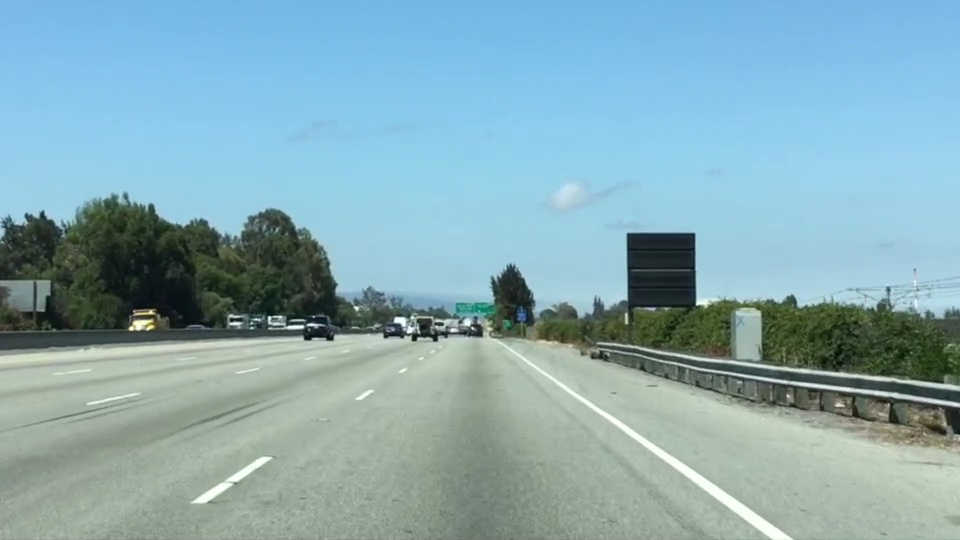
#> input picture term1/test.jpg, 960 x 540 px
$ python color_and_region_combined.py
#> lines starting #> are read from the running program, lines starting #| are printed output that depends on the picture; after the words box and inside, x2 and y2 are one past the last pixel; in counts of white or black regions, pixels touching at a corner belong together
import matplotlib.pyplot as plt
import matplotlib.image as mpimg
import numpy as np

image  = mpimg.imread('test.jpg')
#> image is the input picture: shape (540, 960, 3); mean R, G, B 135.5, 171.1, 179.2

ysize = image.shape[0]
#> ysize = 540
xsize = image.shape[1]
#> xsize = 960
colour_select = np.copy(image)
region_select = np.copy(image)
line_image = np.copy(image)

red_threshold = 200
green_threshold = 200
blue_threshold = 200
rgb_thresholds = [red_threshold, green_threshold,blue_threshold]

left_bottom = [130, 539]
right_bottom = [810, 539]
apex = [470,310]

fit_left  = np.polyfit((left_bottom[0],apex[0]),(left_bottom[1],apex[1]),1)
fit_right = np.polyfit((right_bottom[0],apex[0]),(right_bottom[1],apex[1]),1)
fit_bottom= np.polyfit((left_bottom[0],right_bottom[0]),(left_bottom[1],right_bottom[1]),1)

colour_thresholds = (image[:,:,0] < rgb_thresholds[0]) | \
                    (image[:,:,1] < rgb_thresholds[1]) | \
                    (image[:,:,2] < rgb_thresholds[2])
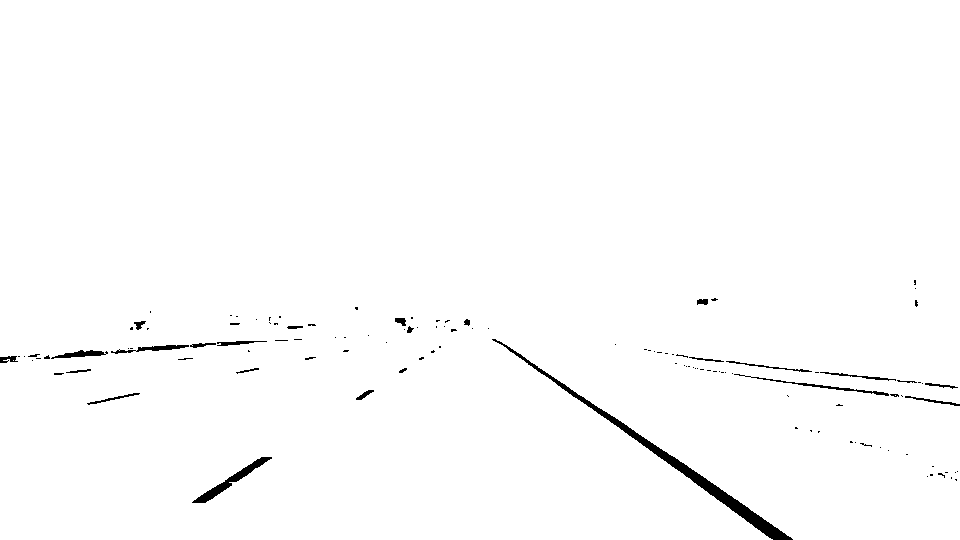
#> colour_thresholds: shape (540, 960) bool; 98.9% white; 121 black regions (95 under 20 px), largest, box (x1, y1, x2, y2) and area: (492, 339, 793, 540) 2493, (192, 457, 272, 503) 624, (734, 374, 889, 396) 302

[XX,YY] = np.meshgrid(np.arange(0,xsize),np.arange(0,ysize))
region_thresholds = (YY > (XX * fit_left[0]  + fit_left[1]  )) & \
                    (YY > (XX * fit_right[0] + fit_right[1] )) & \
                    (YY < (XX * fit_bottom[0]+ fit_bottom[1]))

region_select[region_thresholds] = [255,0,0]
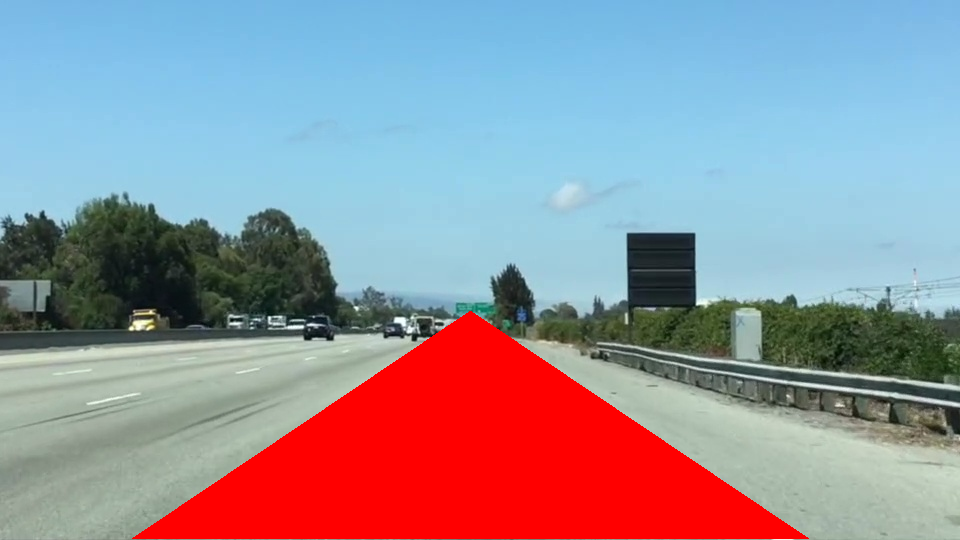
#> region_select: shape (540, 960, 3); 14.95% of pixels changed, all inside (x1, y1, x2, y2) = (132, 311, 809, 539)

colour_select[colour_thresholds] = [0,0,0]
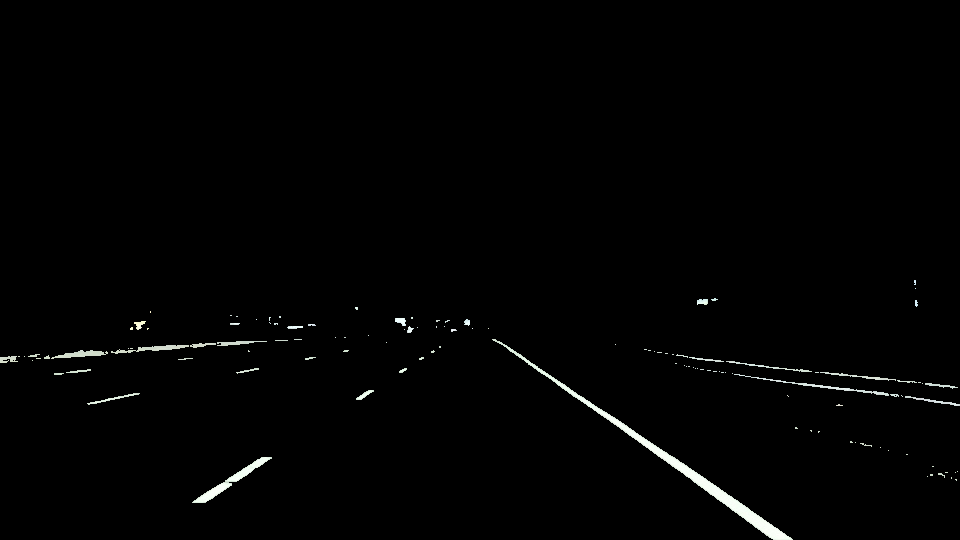
#> colour_select: shape (540, 960, 3); mean R, G, B 2.5, 2.7, 2.5

line_image[~colour_thresholds & region_thresholds] = [255,0,0]
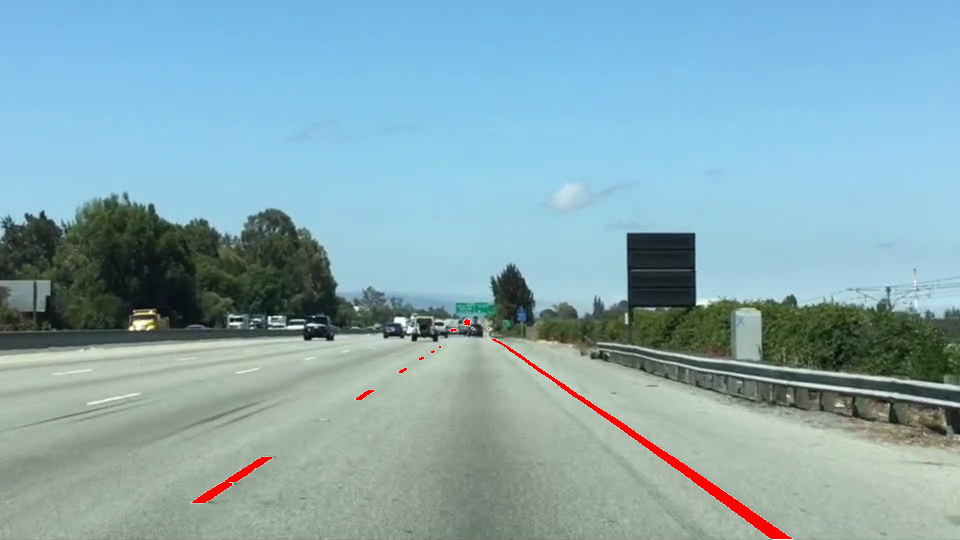
#> line_image: shape (540, 960, 3); 0.63% of pixels changed, all inside (x1, y1, x2, y2) = (192, 319, 792, 539)

plt.subplot(221)
plt.imshow(image);plt.title("Input Image");
plt.subplot(222)
plt.imshow(colour_select);plt.title("Lane Selection");
plt.subplot(223)
plt.imshow(region_thresholds);plt.title("Region of Interest")
plt.subplot(224)
plt.imshow(line_image);plt.title("Lane in the RoI")
plt.show()
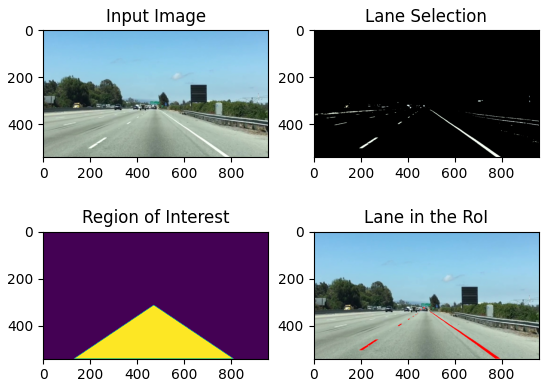
#> figure drawn by matplotlib, 4 panels
